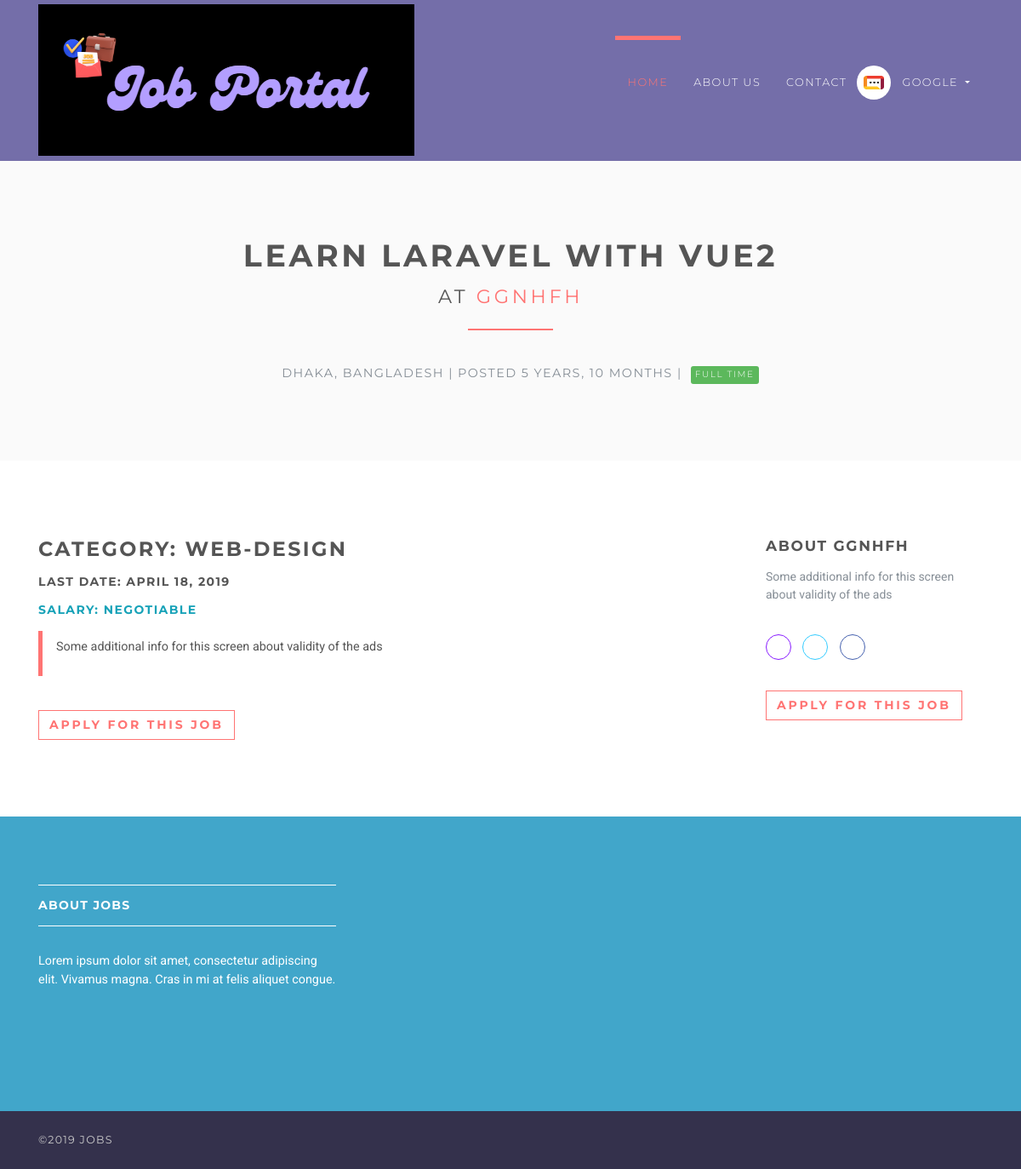
Screenshot of /jobs/1 (signed in) with the database file from the repository.
### accounts/models.py (models this page shows, shortened)
class User(AbstractUser):
    username = None
    role = models.CharField(max_length=12, error_messages={
        'required': "Role must be provided"
    })
    gender = models.CharField(max_length=10, blank=True, null=True, default="")
    email = models.EmailField(unique=True, blank=False,
                              error_messages={
                                  'unique': "A user with that email already exists.",
                              })
    USERNAME_FIELD = "email"
    REQUIRED_FIELDS = []
    objects = UserManager()

### jobsapp/models.py (models this page shows, shortened)
class Job(models.Model):
    user = models.ForeignKey(User, on_delete=models.CASCADE)
    title = models.CharField(max_length=300)
    description = models.TextField()
    location = models.CharField(max_length=150)
    type = models.CharField(choices=JOB_TYPE, max_length=10)
    category = models.CharField(max_length=100)
    last_date = models.DateTimeField()
    company_name = models.CharField(max_length=100)
    company_description = models.CharField(max_length=300)
    website = models.CharField(max_length=100, default="")
    created_at = models.DateTimeField(default=timezone.now)
    filled = models.BooleanField(default=False)

### jobsapp/views/home.py (the view)
# urls.py: path('jobs/<int:id>', JobDetailsView.as_view(), name='jobs-detail'),
class JobDetailsView(DetailView):
    model = Job
    template_name = 'jobs/details.html'
    context_object_name = 'job'
    pk_url_kwarg = 'id'
    def get_object(self, queryset=None):
        obj = super(JobDetailsView, self).get_object(queryset=queryset)
        if obj is None:
            raise Http404("Job doesn't exists")
        return obj
    def get(self, request, *args, **kwargs):
        try:
            self.object = self.get_object()
        except Http404:
            raise Http404("Job doesn't exists")
        context = self.get_context_data(object=self.object)
        return self.render_to_response(context)

### jobsapp/templatetags/is_already_applied.py (called while the page is built)
@register.simple_tag(name='is_already_applied')
def is_already_applied(job, user):
    applied = Applicant.objects.filter(job=job, user=user)
    if applied:
        return True
    else:
        return False

### templates/jobs/details.html (shortened to what this page needs)
{% extends 'base.html' %}
{% load static %}
{% load is_already_applied %}
{% block content %}
    <section class="bg-light-gray">
        <div class="container">
            <h1 class="heading">{{ job.title }}<br>
                <small>at <a href="#"> {{ job.company_name }}</a></small>
            </h1>
            <div class="job-detail-description"><i class="fa fa-map-marker job__location"> </i>
                {{ job.location }} | Posted {{ job.created_at|timesince }} |
                {% if job.type == '1' %}
                    <span class="badge featured-badge badge-success">Full time</span>
                {% elif job.type == '2' %}
                    <span class="badge featured-badge badge-primary">Part time</span>
                {% else %}
                    <span style="color: #ffffff;" class="badge featured-badge badge-warning">Internship</span>
                {% endif %}
            </div>
        </div>
    </section>
    <section>
        <div class="container">
            <div class="row">
                <div class="col-lg-8">
                    <h3>Category: {{ job.category }}</h3>
                    <h5>Last date: {{ job.last_date|date }}</h5>
                    <h5 class="text-info">Salary: Negotiable</h5>
                    <blockquote class="blockquote">
                        <p>{{ job.description }}</p>
                    </blockquote>
                    <div class="job-detail__apply-bottom">
                        {% if request.user.is_authenticated %}
                            {% is_already_applied job request.user as is_applied %}
                            {% if is_applied %}
                                <input type="button" class="btn btn-outline-white-primary" value="Already applied"/>
                            {% else %}
                                <form action="{% url 'jobs:apply-job' job.id %}" method="post">
                                    <input type="submit" class="btn btn-outline-white-primary"
                                           value="Apply for this job"/>
                                </form>
                            {% endif %}
                        {% endif %}
                    </div>
                </div>
                <div class="col-lg-1"></div>
                <div class="col-lg-3">
                    <h4>About {{ job.company_name }}</h4>
                    <p class="job-detail__company-description">{{ job.company_description }}</p>
                    <p class="job-detail__social social social--outline">
                        <a href="{{ job.website }}" data-toggle="tooltip" data-placement="top" title="Website"
                           class="link">
                            <i class="fa fa-link"></i>
                        </a>
                        <a href="#" data-toggle="tooltip" data-placement="top" title="Twitter" class="twitter">
                            <i class="fa fa-twitter"></i>
                        </a>
                        <a href="#" data-toggle="tooltip" data-placement="top" title="Facebook" class="facebook">
                            <i class="fa fa-facebook"></i>
                        </a>
                    </p>
                    <div class="job-detail__apply-top">
                        {% if is_applied %}
                            <input type="button" class="btn btn-outline-white-primary" value="Already applied"/>
                        {% else %}
                            <form action="{% url 'jobs:apply-job' job.id %}" method="post">
                                <input type="submit" class="btn btn-outline-white-primary" value="Apply for this job"/>
                            </form>
                        {% endif %}
                    </div>
                </div>
            </div>
        </div>
    </section>
{% endblock %}

### templates/base.html (shortened to what this page needs)
{% load static %}
<!DOCTYPE html>
<html>
<head>
    <link rel="stylesheet"
          href="{% static 'vendor/bootstrap/css/bootstrap.min.css' %}">
    <link rel="stylesheet"
          href="{% static 'vendor/font-awesome/css/font-awesome.min.css' %}">
    <link rel="stylesheet"
          href="{% static 'vendor/owl.carousel/assets/owl.carousel.css' %}">
    <link rel="stylesheet"
          href="{% static 'vendor/owl.carousel/assets/owl.theme.default.css' %}">
    <link rel="stylesheet" href="{% static 'css/style.default.css' %}"
          id="theme-stylesheet">
    <link rel="stylesheet" href="{% static 'css/custom.css' %}">
</head>
<body>
<header class="header">
    <nav class="navbar navbar-expand-lg">
        <div class="container">
            <a href="/" class="navbar-brand">
                <img src="{% static 'img/logo-small.png' %}" alt="logo" class="d-none d-lg-block">
            </a>
            <div id="navbarSupportedContent" class="collapse navbar-collapse">
                <ul class="navbar-nav ml-auto">
                    <li class="nav-item active">
                        <a href="/" class="nav-link">Home <span class="sr-only">(current)</span></a>
                    </li>
                    <li class="nav-item">
                        <a href="#" class="nav-link">About Us</a>
                    </li>
                    <li class="nav-item">
                        <a href="#" class="nav-link">Contact</a>
                    </li>
                    {% if request.user.is_authenticated and request.user.role == 'employer' %}
                        <li class="nav-item dropdown">
                            <a id="clientZone" href="#" data-toggle="dropdown"
                               aria-haspopup="true" aria-expanded="false"
                               class="nav-link dropdown-toggle has-img mb-3 mb-lg-0 mt-3 mt-lg-0">
                                <div class="client-menu-image">
                                    <div class="inner">
                                        <img src="{% static 'img/company-1.png' %}"
                                             alt="company image"
                                             class="img-fluid">
                                    </div>
                                </div>
                                {% if request.user.role == 'employee' %}
                                    {{ request.user.first_name }} {{ request.user.last_name }}
                                {% else %}
                                    {{ request.user.first_name }}
                                {% endif %}
                            </a>
                        </li>
                    {% endif %}
                </ul>
            </div>
        </div>
    </nav>
</header>
<div>
    {% block content %} {% endblock %}
</div>
<footer class="footer">
    <div class="footer__block">
        <div class="container">
            <div class="row">
                <div class="col-lg-4 col-md-12 mb-5">
                    <h4 class="h5">About Jobs</h4>
                    <p> Lorem ipsum dolor sit amet, consectetur adipiscing elit. Vivamus magna. Cras in mi at felis
                        aliquet congue. </p>
                </div>
            </div>
        </div>
    </div>
    <div class="footer__copyright">
        <div class="container">
            <div class="row">
                <div class="col-md-6 text-md-left text-center">
                    <p>&copy;2019 Jobs</p>
                </div>
            </div>
        </div>
    </div>
</footer>
</body>
</html>

### rows the page displays
User: user.first_name "GOOGLE"
Job: title "LEARN LARAVEL WITH VUE2", company_name "GGNHFH", location "DHAKA, BANGLADESH", created_at "5 YEARS, 10 MONTHS", category "WEB-DESIGN", last_date "APRIL 18, 2019", description "Some additional info for this screen about validity of the ads", company_description "Some additional info for this screen about validity of the ads"
